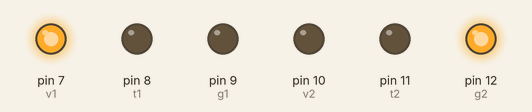
This sketch was run on a simulated Arduino Uno, built with avr-gcc and run on an emulated ATmega328P. On the bench: output pins drawn as LEDs (lit = HIGH).

Above: at 0.3 s.
At 0.55 s:
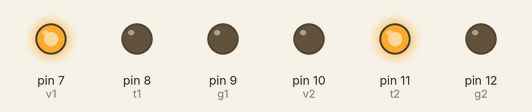
At 1.15 s:
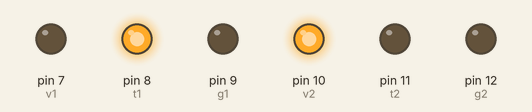
At 1.3 s:
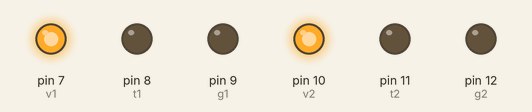
At 2.2 s:
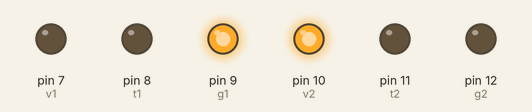
Timing chart, 0 to 3.0 s (numbered marks = the images above):
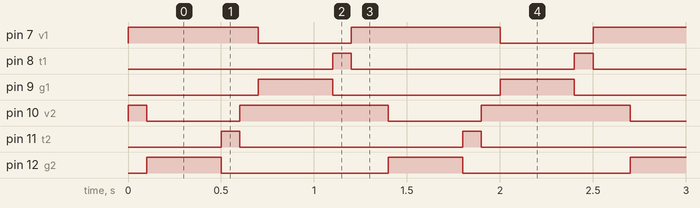

Measured:
- by itself, pin 7 (v1): alternates HIGH for 0.80 s and LOW for 0.50 s
- by itself, pin 8 (t1), pin 11 (t2): alternates HIGH for 0.10 s and LOW for 1.2 s
- by itself, pin 9 (g1), pin 12 (g2): alternates HIGH for 0.40 s and LOW for 0.90 s
- by itself, pin 10 (v2): repeats every 1.3 s: LOW 0.50 s, HIGH 0.80 s

The sketch:

001.ino
```cpp
/***************************************************************
**                                                            **
**                          Titol:                            **
**                    Cruïlla de semàfors                     **
**                                                            **
**   Nom: Gabriel Caamaño                    DATA: 17/01/2020 **
****************************************************************/
//************************ INCLUDE ******************************


//************************ VARIABLES ****************************
unsigned int temp=100;
const int v1 = 7;
const int t1 = 8;
const int g1 = 9;
const int v2 = 10;
const int t2 = 11;
const int g2 = 12;


//************************ SETUP ********************************

void setup(){                //configura el final de salida
  pinMode (v1, OUTPUT);
  pinMode (t1, OUTPUT);
  pinMode (g1, OUTPUT);
  pinMode (v2, OUTPUT);
  pinMode (t2, OUTPUT);
  pinMode (g2, OUTPUT);

}
//*************************** LOOP ******************************
void  loop() {           //inicia el bucle del programa
  digitalWrite (v1,HIGH);
  digitalWrite (v2,HIGH);
  delay (temp);
  digitalWrite (v1,HIGH);
  digitalWrite (v2,LOW);
  digitalWrite (g2,HIGH);
  delay (4*temp);
  digitalWrite (v1,HIGH);
  digitalWrite (g2,LOW);
  digitalWrite (t2,HIGH);
  delay (temp);
  digitalWrite (v1,HIGH);
  digitalWrite (t2,LOW);
  digitalWrite (v2,HIGH);
  delay (temp);
  digitalWrite (v2,HIGH);
  digitalWrite (v1,LOW);
  digitalWrite (g1,HIGH);
  delay (4*temp);
  digitalWrite (v2,HIGH);
  digitalWrite (g1,LOW);
  digitalWrite (t1,HIGH);
  delay (temp);
  digitalWrite (v2,HIGH);
  digitalWrite (t1,LOW);
  digitalWrite (v1,HIGH);
  delay (temp);
}
//************************* FUNCIONS ****************************
```
